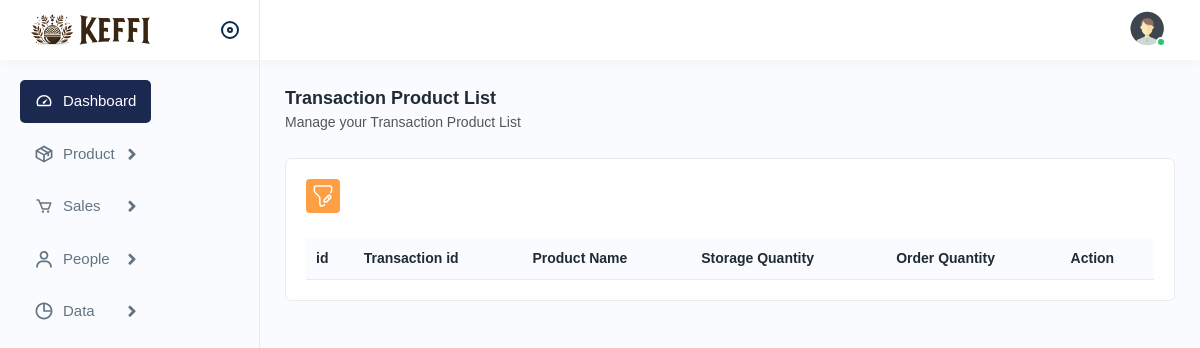
/sales/sales_list.php?id=8 (signed in), run on an earlier commit of the app's database.
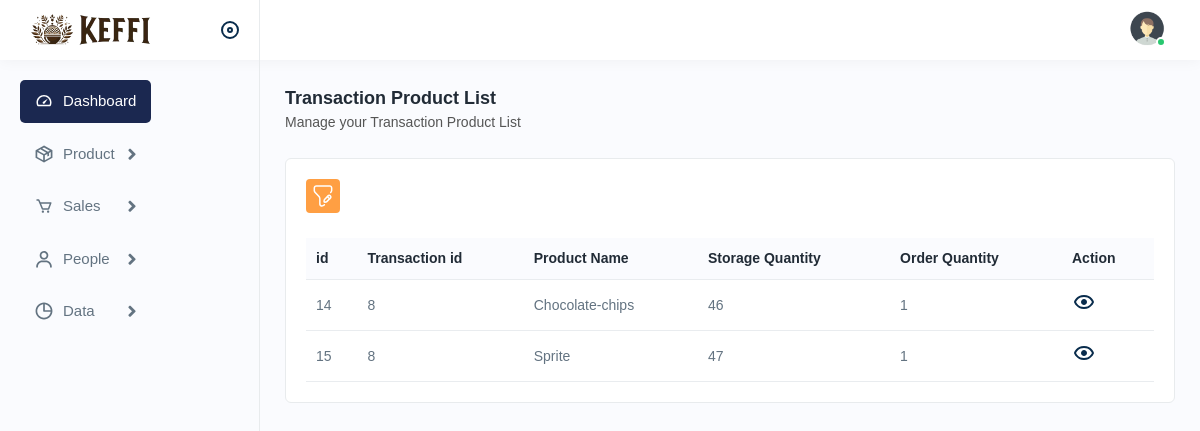
And on a later commit of the database.
### tables this page shows
CREATE TABLE `transaction_products` (
  `id` int(11) NOT NULL,
  `tran_id` int(11) NOT NULL,
  `tr_id` int(11) NOT NULL,
  `product_id` int(11) NOT NULL,
  `quantity` int(11) NOT NULL,
  `o_quantity` int(11) NOT NULL
);

CREATE TABLE `inventory` (
  `id` int(11) NOT NULL,
  `product_name` varchar(255) NOT NULL,
  `category_id` int(11) NOT NULL,
  `price` decimal(11,2) NOT NULL,
  `quantity` int(11) NOT NULL,
  `product_points` int(5) NOT NULL,
  `image` varchar(200) NOT NULL,
  `description` text NOT NULL
);

### sales/sales_list.php (the view, shortened to what this page needs)
<?php
require "../includes/header.php";
require "../config/connection.php";
require "../includes/sidebar.php";
if (isset($_GET['id'])) {
    $id = $_GET['id'];
    $search = $connection->query("SELECT tp.id, tp.tran_id, tp.product_id, tp.quantity, tp.o_quantity, i.product_name
                                  FROM transaction_products tp
                                  JOIN inventory i ON tp.product_id = i.id
                                  WHERE tran_id = $id");
    $search->execute();
    $sales_list = $search->fetchAll(PDO::FETCH_OBJ);
} else {
    $search = $connection->query("SELECT tp.id, tp.tran_id, tp.product_id, tp.quantity, tp.o_quantity, i.product_name
                                  FROM transaction_products tp
                                  JOIN inventory i ON tp.product_id = i.id");
    $search->execute();
    $sales_list = $search->fetchAll(PDO::FETCH_OBJ);
}
?>
<body>
    <div class="page-wrapper">
        <div class="content">
            <div class="page-header">
                <div class="page-title">
                    <h4>Transaction Product List</h4>
                    <h6>Manage your Transaction Product List</h6>
                </div>
            </div>
            <div class="card">
                <div class="card-body">
                    <div class="table-top">
                        <div class="search-set">
                            <div class="search-path">
                                <a class="btn btn-filter" id="filter_search">
                                    <img src="<?php echo FILEPATH; ?>/assets/img/icons/filter.svg" alt="img">
                                </a>
                            </div>
                            <div class="search-input">
                                <a class="btn btn-searchset"><img src="<?php echo FILEPATH; ?>/assets/img/icons/search-white.svg" alt="img"></a>
                            </div>
                        </div>
                    </div>
                    <div class="table-responsive">
                        <table class="table  datanew">
                            <thead>
                                <tr>
                                    <th>id</th>
                                    <th>Transaction id</th>
                                    <th>Product Name</th>
                                    <th>Storage Quantity</th>
                                    <th>Order Quantity</th>
                                    <th>Action</th>
                                </tr>
                            </thead>
                            <tbody>
                                <?php foreach ($sales_list as $sales_data) : ?>
                                    <tr>
                                        <td><?php echo $sales_data->id; ?></td>
                                        <td><?php echo $sales_data->tran_id; ?></td>
                                        <td><?php echo $sales_data->product_name; ?></td>
                                        <td><?php echo $sales_data->quantity; ?></td>
                                        <td><?php echo $sales_data->o_quantity; ?></td>
                                        <td>
                                            <a class="me-3" href="sales_detail.php?id=<?php echo $sales_data->tran_id; ?>">
                                                <img src="<?php echo FILEPATH; ?>/assets/img/icons/eye.svg" alt="img">
                                            </a>
                                        </td>
                                    </tr>
                                <?php endforeach; ?>
                            </tbody>
                        </table>
                    </div>
                </div>
            </div>
        </div>
    </div>
</body>
</html>

### includes/header.php (shortened to what this page needs)
<!DOCTYPE html>
<html lang="en">
<head>
    <link rel="stylesheet" href="<?php echo FILEPATH;?>/assets/css/bootstrap.min.css">
    <link rel="stylesheet" href="<?php echo FILEPATH;?>/assets/css/animate.css">
    <link rel="stylesheet" href="<?php echo FILEPATH;?>/assets/css/dataTables.bootstrap4.min.css">
    <link rel="stylesheet" href="<?php echo FILEPATH;?>/assets/plugins/owlcarousel/owl.carousel.min.css">
    <link rel="stylesheet" href="<?php echo FILEPATH;?>/assets/plugins/owlcarousel/owl.theme.default.min.css">
    <link rel="stylesheet" href="<?php echo FILEPATH;?>/assets/plugins/fontawesome/css/fontawesome.min.css">
    <link rel="stylesheet" href="<?php echo FILEPATH;?>/assets/plugins/fontawesome/css/all.min.css">
    <link rel="stylesheet" href="<?php echo FILEPATH;?>/assets/plugins/select2/css/select2.min.css">
    <link rel="stylesheet" href="<?php echo FILEPATH;?>/assets/css/style.css">
</head>

### includes/sidebar.php (shortened to what this page needs)
<body>
    <div>
 <div class="header">
            <div class="header-left active">
                <a href="<?php echo"".FILEPATH."";?>/admin_index.php" class="logo">
                    <img src="<?php echo"".FILEPATH."";?>/assets/img/logo.png" alt="">
                </a>
                <a id="toggle_btn" href="javascript:void(0);">
                </a>
            </div>
            <ul class="nav user-menu">
                <li class="nav-item dropdown has-arrow main-drop">
                    <a href="javascript:void(0);" class="dropdown-toggle nav-link userset" data-bs-toggle="dropdown">
                        <span class="user-img"><img src="<?php echo"".FILEPATH."";?>/assets/img/profiles/avator1.jpg" alt="">
                            <span class="status online"></span></span>
                    </a>
                </li>
            </ul>
        </div>
        <div class="sidebar" id="sidebar">
            <div class="sidebar-inner slimscroll">
                <div id="sidebar-menu" class="sidebar-menu">
                    <ul>
                        <li class="active">
                            <a href="../admin_index.php"><img src="<?php echo"".FILEPATH."";?>/assets/img/icons/dashboard.svg" alt="img"><span>
                                    Dashboard</span> </a>
                        </li>
                        <li class="submenu">
                            <a href="javascript:void(0);"><img src="<?php echo"".FILEPATH."";?>/assets/img/icons/product.svg" alt="img"><span>
                                    Product</span> <span class="menu-arrow"></span></a>
                        </li>
                        <li class="submenu">
                            <a href="javascript:void(0);"><img src="<?php echo"".FILEPATH."";?>/assets/img/icons/sales1.svg" alt="img"><span>
                                    Sales</span> <span class="menu-arrow"></span></a>
                        </li>
                        <li class="submenu">
                            <a href="javascript:void(0);"><img src="<?php echo"".FILEPATH."";?>/assets/img/icons/users1.svg" alt="img"><span> People</span> <span class="menu-arrow"></span></a>
                        </li>
                        <li class="submenu">
                            <a href="javascript:void(0);"><img src="<?php echo"".FILEPATH."";?>/assets/img/icons/time.svg" alt="img"><span>
                                    Data</span> <span class="menu-arrow"></span></a>
                        </li>
                    </ul>
                </div>
            </div>
        </div>

What changed in the data, as far as the page shows it:
added transaction_products: id "14", tran "8", product.product_name "Chocolate-chips", quantity "46", o_quantity "1"
added transaction_products: id "15", tran "8", product.product_name "Sprite", quantity "47", o_quantity "1"
